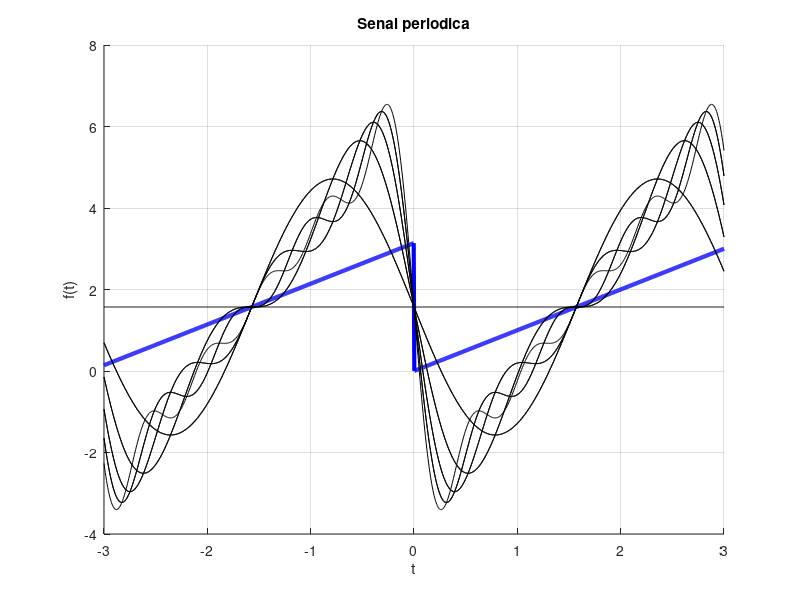

Recreate this plot in MATLAB.
clear all; close all; clc;

N = 1000;
tmin = -3;
tmax = 3;
t = linspace(tmin, tmax, N);

y1=(pi+t).*(-pi<=t & t<=0);
y2=(t).*(0<t & t<=pi);
y=y1+y2;

a = pi/2;

figure
hold on
plot(t,y,'b-','LineWidth',3);

for n = 1:10
    a = a + ( ((sin(pi*n)/n)*cos(n*t)) + (2*sin(pi*n)-pi*n*cos(n*pi)-pi*n)/(n^2)*sin(n*t));
    plot(t,a,'k-');
end

title('Senal periodica');
xlabel('t');
ylabel('f(t)');
hold off
grid on;